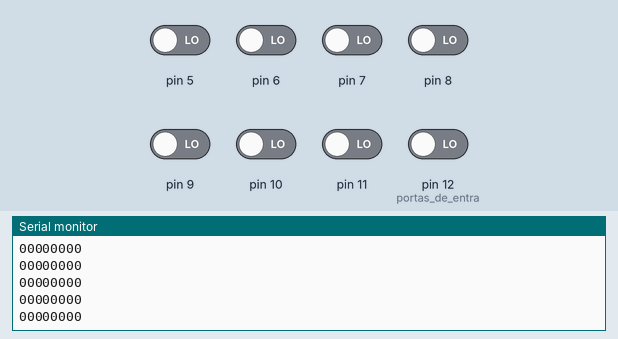
Recording of a sketch running on a simulated Arduino Uno, built with avr-gcc and run on an emulated ATmega328P. Parts: the last lines printed to the serial monitor. The test bench sets the inputs (shaded band); at power-on: pin 5–11, pin 12 (portas_de_entra) LOW.

Above: at 1.2 s.
1.3 s: pin 5 driven HIGH
At 1.32 s:
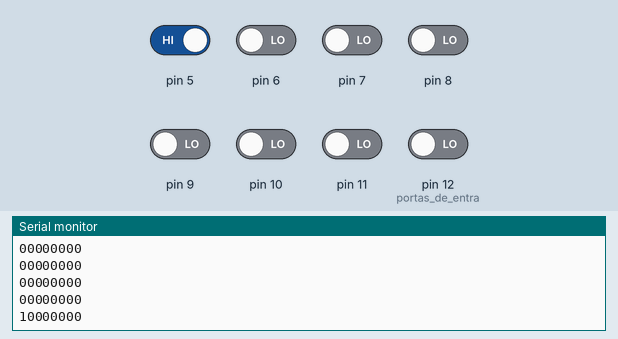
2.8 s: pin 6 driven HIGH
At 2.84 s:
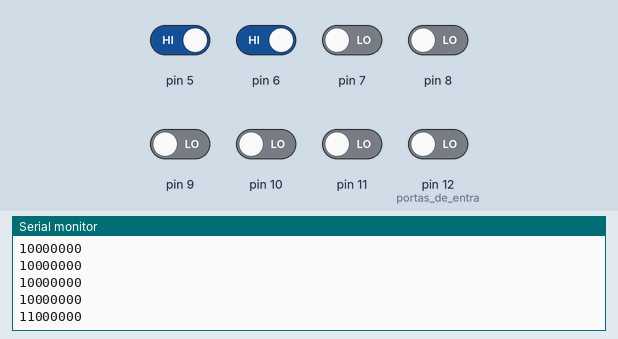
4.3 s: pin 7 driven HIGH
At 4.35 s:
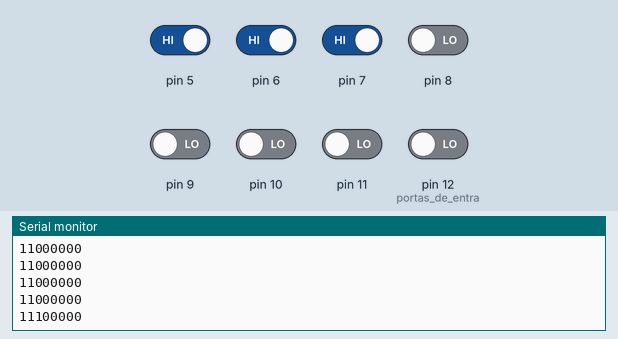
5.8 s: pin 8 driven HIGH
At 5.87 s:
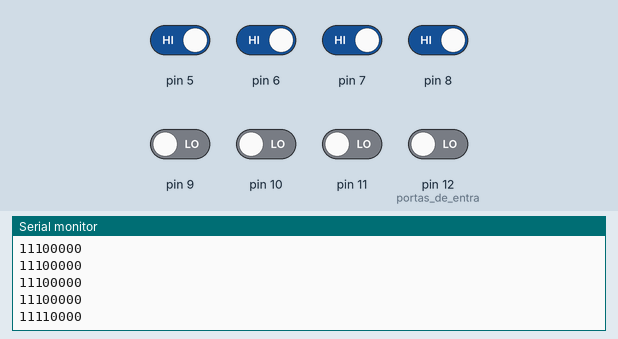
7.3 s: pin 9 driven HIGH
At 7.39 s:
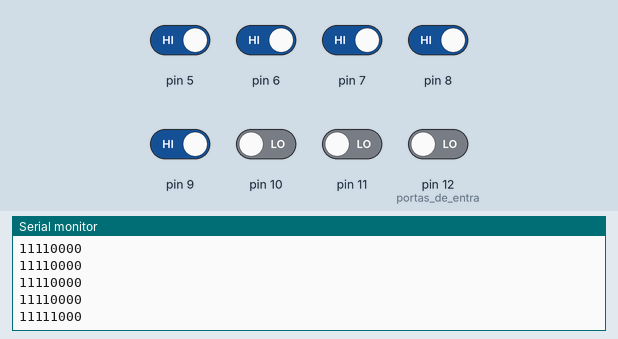
8.8 s: pin 10 driven HIGH
At 8.9 s:
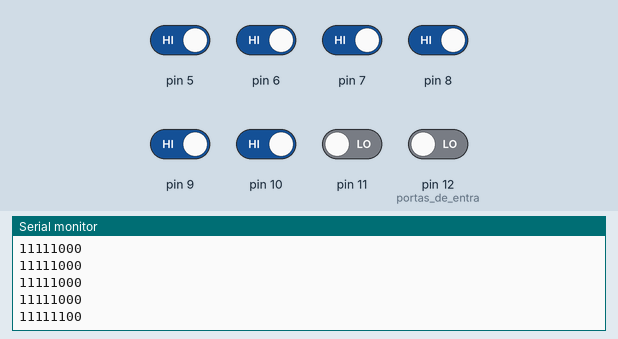
Timing chart, 0 to 11.3 s (numbered marks = the images above; inputs shaded):
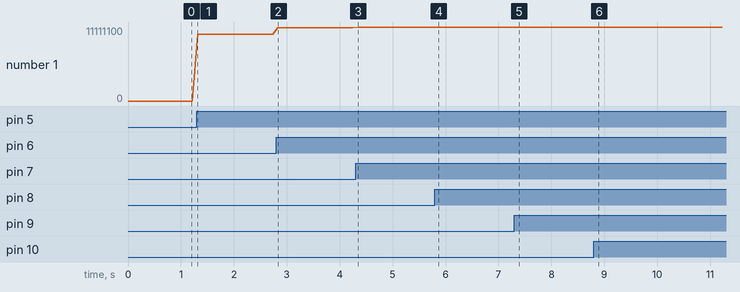

The sketch:

PDS.ino
```cpp
String tmp;
void setup() {
  pinMode(12, INPUT); // portas de entra
  pinMode(11, INPUT);
  pinMode(10, INPUT);
  pinMode(9, INPUT);
  pinMode(8, INPUT);
  pinMode(7, INPUT);
  pinMode(6, INPUT);
  pinMode(5, INPUT);
  Serial.begin(9600); // velocidade da porta serial
}

void loop() {
tmp = ""; // limpa a string tmp a cada leitura do conversor ad
for(int i=5; i<=12; i++){
  tmp =  String(tmp + digitalRead(i)); // faz a concatenação dos valores lidos nos pinos digitais
 }
Serial.println(tmp); // envia a string com os valores do ad pela serial
delay(100); // espera 100 milisegundos por conta do delay de envio da porta serial
}
```

Measured:
- after the input at 1.3 s, the serial monitor: prints a new line at once (image 1)
- after the input at 2.8 s, the serial monitor: prints a new line at once (image 2)
- after the input at 4.3 s, the serial monitor: prints a new line after 0.05 s (image 3)
- after the input at 5.8 s, the serial monitor: prints a new line after 0.07 s (image 4)
- after the input at 7.3 s, the serial monitor: prints a new line after 0.08 s (image 5)
- after the input at 8.8 s, the serial monitor: prints a new line after 0.10 s (image 6)
- plotted number 1: 0 → 10000000 after the input at 1.3 s, 10000000 → 11000000 after the input at 2.8 s, 11000000 → 11100000 after the input at 4.3 s, 11100000 → 11110000 after the input at 5.8 s, 11110000 → 11111000 after the input at 7.3 s
